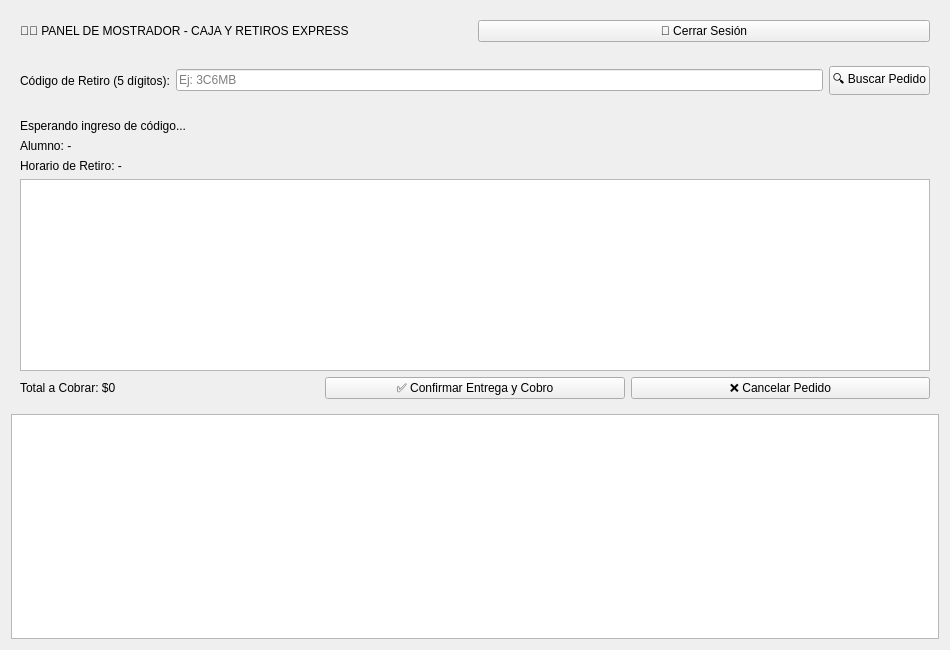
<?xml version="1.0" encoding="UTF-8"?>
<ui version="4.0">
 <class>CajeroWindow</class>
 <widget class="QWidget" name="CajeroWindow">
  <property name="geometry">
   <rect>
    <x>0</x>
    <y>0</y>
    <width>950</width>
    <height>650</height>
   </rect>
  </property>
  <property name="windowTitle">
   <string>Panel del Personal de Buffet - Caja &amp; Retiros</string>
  </property>
  <layout class="QVBoxLayout" name="verticalLayoutMain">
   <item>
    <widget class="QFrame" name="headerFrame">
     <layout class="QHBoxLayout" name="layoutHeader">
      <item>
       <widget class="QLabel" name="lblCajeroTitle">
        <property name="text">
         <string>🧑‍🍳 PANEL DE MOSTRADOR - CAJA Y RETIROS EXPRESS</string>
        </property>
       </widget>
      </item>
      <item>
       <widget class="QPushButton" name="btnLogout">
        <property name="text">
         <string>🚪 Cerrar Sesión</string>
        </property>
       </widget>
      </item>
     </layout>
    </widget>
   </item>
   <item>
    <widget class="QFrame" name="cardSearch">
     <layout class="QHBoxLayout" name="layoutSearch">
      <item>
       <widget class="QLabel" name="lblSearchPrompt">
        <property name="text">
         <string>Código de Retiro (5 dígitos):</string>
        </property>
       </widget>
      </item>
      <item>
       <widget class="QLineEdit" name="txtCodigoRetiro">
        <property name="placeholderText">
         <string>Ej: 3C6MB</string>
        </property>
       </widget>
      </item>
      <item>
       <widget class="QPushButton" name="btnBuscarCodigo">
        <property name="text">
         <string>🔍 Buscar Pedido</string>
        </property>
       </widget>
      </item>
     </layout>
    </widget>
   </item>
   <item>
    <widget class="QFrame" name="cardDetail">
     <layout class="QVBoxLayout" name="layoutDetail">
      <item>
       <widget class="QLabel" name="lblStatusPedido">
        <property name="text">
         <string>Esperando ingreso de código...</string>
        </property>
       </widget>
      </item>
      <item>
       <widget class="QLabel" name="lblDetalleAlumno">
        <property name="text">
         <string>Alumno: -</string>
        </property>
       </widget>
      </item>
      <item>
       <widget class="QLabel" name="lblDetalleRecreo">
        <property name="text">
         <string>Horario de Retiro: -</string>
        </property>
       </widget>
      </item>
      <item>
       <widget class="QTableWidget" name="tableDetalleItems"/>
      </item>
      <item>
       <layout class="QHBoxLayout" name="layoutActions">
        <item>
         <widget class="QLabel" name="lblTotalMonto">
          <property name="text">
           <string>Total a Cobrar: $0</string>
          </property>
         </widget>
        </item>
        <item>
         <widget class="QPushButton" name="btnEntregarPedido">
          <property name="text">
           <string>✅ Confirmar Entrega y Cobro</string>
          </property>
         </widget>
        </item>
        <item>
         <widget class="QPushButton" name="btnCancelarPedido">
          <property name="text">
           <string>❌ Cancelar Pedido</string>
          </property>
         </widget>
        </item>
       </layout>
      </item>
     </layout>
    </widget>
   </item>
   <item>
    <widget class="QTableWidget" name="tableColasPedidos"/>
   </item>
  </layout>
 </widget>
 <resources/>
 <connections/>
</ui>
